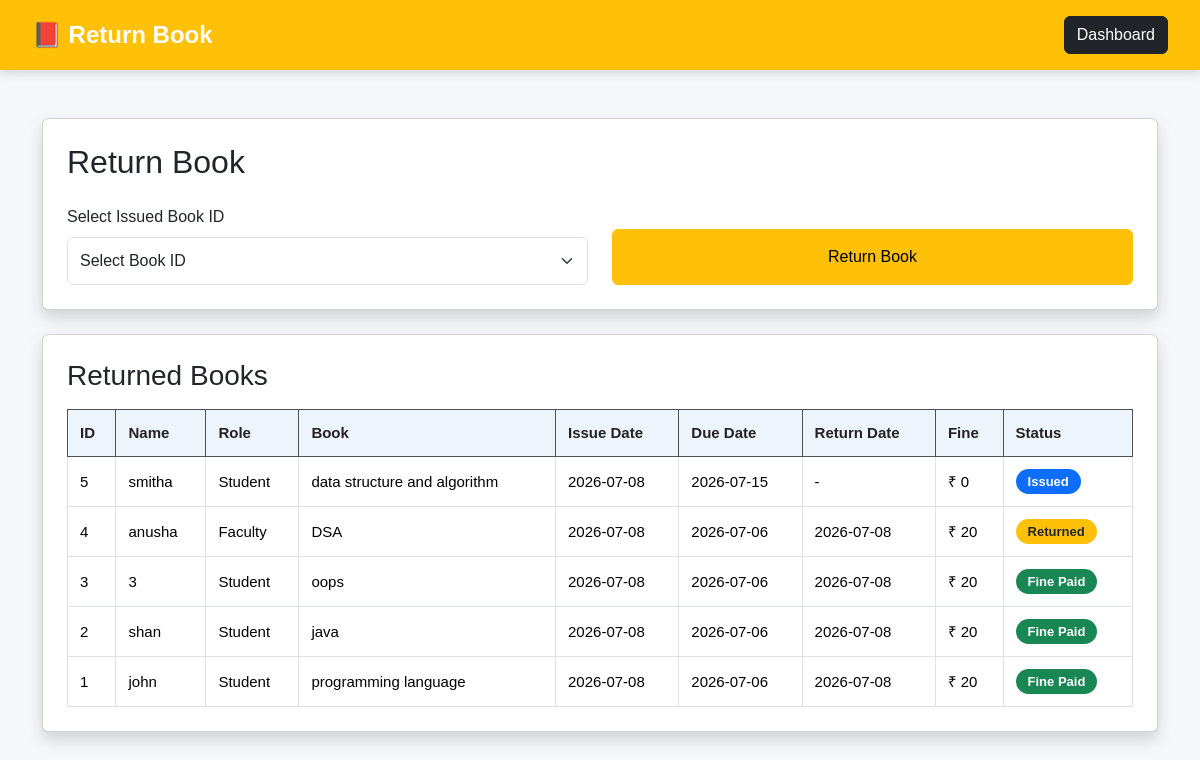
The app's page /return with its own data.
### tables this page shows
CREATE TABLE issued_books(
        id INTEGER PRIMARY KEY AUTOINCREMENT,
        user_name TEXT,
        role TEXT,
        book_title TEXT,
        issue_date TEXT,
        due_date TEXT,
        return_date TEXT,
        fine INTEGER DEFAULT 0,
        status TEXT
      );

### app.py (the view, shortened to what this page needs)
@app.route("/return", methods=["GET", "POST"])
def return_book():
    conn = get_db()
    cur = conn.cursor()
    cur.execute("""
    SELECT *
    FROM issued_books
    ORDER BY id DESC
    """)
    books = cur.fetchall()
    conn.close()
    return render_template(
        "return_book.html",
        books=books
    )

### app.py (called while the page is built)
def get_db():
    conn = sqlite3.connect(DATABASE)
    conn.row_factory = sqlite3.Row
    return conn

### templates/return_book.html (shortened to what this page needs)
<!DOCTYPE html>
<html lang="en">
<head>
    <link href="https://cdn.jsdelivr.net/npm/bootstrap@5.3.3/dist/css/bootstrap.min.css" rel="stylesheet">
    <link rel="stylesheet" href="{{ url_for('static', filename='css/style.css') }}">
</head>
<body>
<nav class="navbar navbar-dark bg-warning">
    <div class="container-fluid">
        <span class="navbar-brand fs-4 text-dark">
            📕 Return Book
        </span>
        <a href="/librarian" class="btn btn-dark">
            Dashboard
        </a>
    </div>
</nav>
<div class="container mt-5">
    <div class="card shadow p-4">
        <h2 class="mb-4">
            Return Book
        </h2>
        <form method="POST">
            <div class="row">
                <div class="col-md-6">
                    <label class="form-label">
                        Select Issued Book ID
                    </label>
                    <select
                        name="issue_id"
                        class="form-select"
                        required>
                        <option value="">
                            Select Book ID
                        </option>
                    </select>
                </div>
                <div class="col-md-6 d-grid">
                    <button class="btn btn-warning mt-4">
                        Return Book
                    </button>
                </div>
            </div>
        </form>
    </div>
    <br>
    <div class="card shadow p-4">
        <h3 class="mb-3">
            Returned Books
        </h3>
        <table class="table table-bordered table-hover">
            <thead class="table-dark">
                <tr>
                    <th>ID</th>
                    <th>Name</th>
                    <th>Role</th>
                    <th>Book</th>
                    <th>Issue Date</th>
                    <th>Due Date</th>
                    <th>Return Date</th>
                    <th>Fine</th>
                    <th>Status</th>
                </tr>
            </thead>
            <tbody>
            {% for book in books %}
                <tr>
                    <td>{{ book.id }}</td>
                    <td>{{ book.user_name }}</td>
                    <td>{{ book.role }}</td>
                    <td>{{ book.book_title }}</td>
                    <td>{{ book.issue_date }}</td>
                    <td>{{ book.due_date }}</td>
                    <td>
                        {% if book.return_date %}
                            {{ book.return_date }}
                        {% else %}
                            -
                        {% endif %}
                    </td>
                    <td>
                        ₹ {{ book.fine }}
                    </td>
                    <td>
                        {% if book.status=="Issued" %}
                        <span class="badge bg-primary">
                            Issued
                        </span>
                        {% elif book.status=="Returned" %}
                        <span class="badge bg-warning text-dark">
                            Returned
                        </span>
                        {% elif book.status=="Paid" %}
                        <span class="badge bg-success">
                            Fine Paid
                        </span>
                        {% endif %}
                    </td>
                </tr>
            {% endfor %}
            </tbody>
        </table>
    </div>
</div>
</body>
</html>

### static/css/style.css (style rules this page uses)
* { margin:0; padding:0; box-sizing:border-box; font-family:Arial, Helvetica, sans-serif; }
body { background:#f5f7fb; }
.form-control, .form-select { height:48px; }
.navbar { background:#1f2937; padding:12px 20px; box-shadow:0 3px 10px rgba(0,0,0,.15); }
.navbar-brand { color:#fff !important; font-weight:bold; }
.table { margin-bottom:0; font-size:15px; }
.table thead th { background:#eef4fb; color:#222; font-weight:600; padding:12px; }
.table td { padding:12px; vertical-align:middle; }
.badge { padding:6px 12px; font-size:13px; border-radius:20px; }

### records on screen
issued_books: id "5", user_name "smitha", role "Student", book_title "data structure and algorithm", issue_date "2026-07-08", due_date "2026-07-15", fine "0", status "Issued"
issued_books: id "4", user_name "anusha", role "Faculty", book_title "DSA", issue_date "2026-07-08", due_date "2026-07-06", return_date "2026-07-08", fine "20", status "Returned"
issued_books: id "3", user_name "3", role "Student", book_title "oops", issue_date "2026-07-08", due_date "2026-07-06", return_date "2026-07-08", fine "20", status "Fine Paid"
issued_books: id "2", user_name "shan", role "Student", book_title "java", issue_date "2026-07-08", due_date "2026-07-06", return_date "2026-07-08", fine "20", status "Fine Paid"
issued_books: id "1", user_name "john", role "Student", book_title "programming language", issue_date "2026-07-08", due_date "2026-07-06", return_date "2026-07-08", fine "20", status "Fine Paid"
